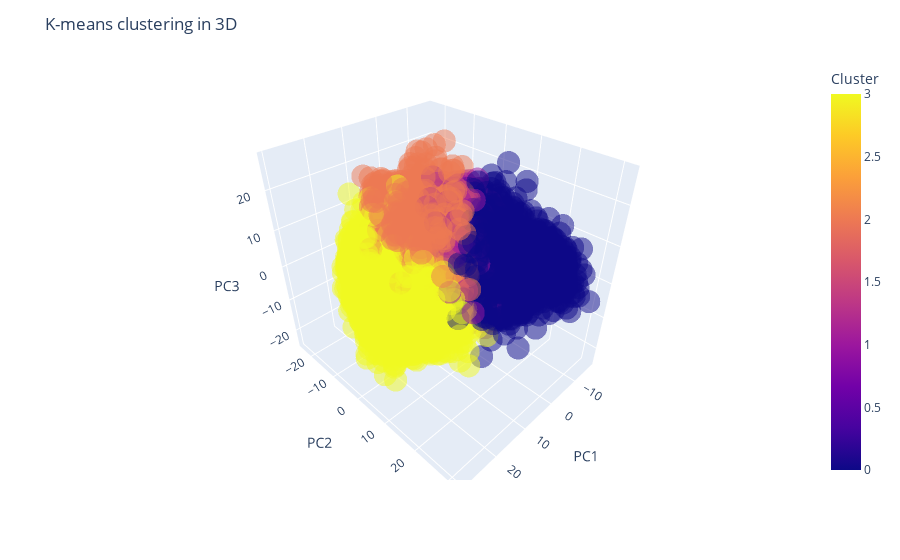

The notebook cell saved with this chart:
### Code cell
import plotly.express as px
from sklearn.decomposition import PCA
# Use PCA to reduce to 3 dimensions
pca = PCA(n_components=3)
pca_features = pca.fit_transform(df.values)
pca_df = pd.DataFrame(
    data=pca_features, 
    columns=['PC1', 'PC2', 'PC3'])

# Add cluster labels to PCA dataframe
pca_df['Cluster'] = kmeans._labels
pca_df['Cell Type'] = cell_types
# Create 3D scatter plot
fig = px.scatter_3d(pca_df, x='PC1', y='PC2', z='PC3', color='Cluster', opacity=0.5, hover_data=['Cluster', 'Cell Type'])

# Set title and axis labels
fig.update_layout(title='K-means clustering in 3D', scene=dict(xaxis_title='PC1', yaxis_title='PC2', zaxis_title='PC3'))

# Show the plot
fig.show()

### Figure 1 — Plotly figure (JSON) as saved in the notebook; plotly's stock layout.template omitted (floating-point values rounded to 4 significant figures; data arrays with more than 128 entries replaced by an {"elided": "..."} marker saying what was removed)
{"data": [{"customdata": {"elided": "9085x2 mixed values"}, "hovertemplate": "PC1=%{x}<br>PC2=%{y}<br>PC3=%{z}<br>Cluster=%{marker.color}<br>Cell Type=%{customdata[1]}<extra></extra>", "legendgroup": "", "marker": {"color": {"elided": "9085 int values"}, "coloraxis": "coloraxis", "opacity": 0.5, "symbol": "circle"}, "mode": "markers", "name": "", "scene": "scene", "showlegend": false, "type": "scatter3d", "x": {"elided": "9085 float values"}, "y": {"elided": "9085 float values"}, "z": {"elided": "9085 float values"}}], "layout": {"coloraxis": {"colorbar": {"title": {"text": "Cluster"}}, "colorscale": [[0, "#0d0887"], [0.1111, "#46039f"], [0.2222, "#7201a8"], [0.3333, "#9c179e"], [0.4444, "#bd3786"], [0.5556, "#d8576b"], [0.6667, "#ed7953"], [0.7778, "#fb9f3a"], [0.8889, "#fdca26"], [1, "#f0f921"]]}, "legend": {"tracegroupgap": 0}, "margin": {"t": 60}, "scene": {"domain": {"x": [0, 1], "y": [0, 1]}, "xaxis": {"title": {"text": "PC1"}}, "yaxis": {"title": {"text": "PC2"}}, "zaxis": {"title": {"text": "PC3"}}}, "title": {"text": "K-means clustering in 3D"}}}
